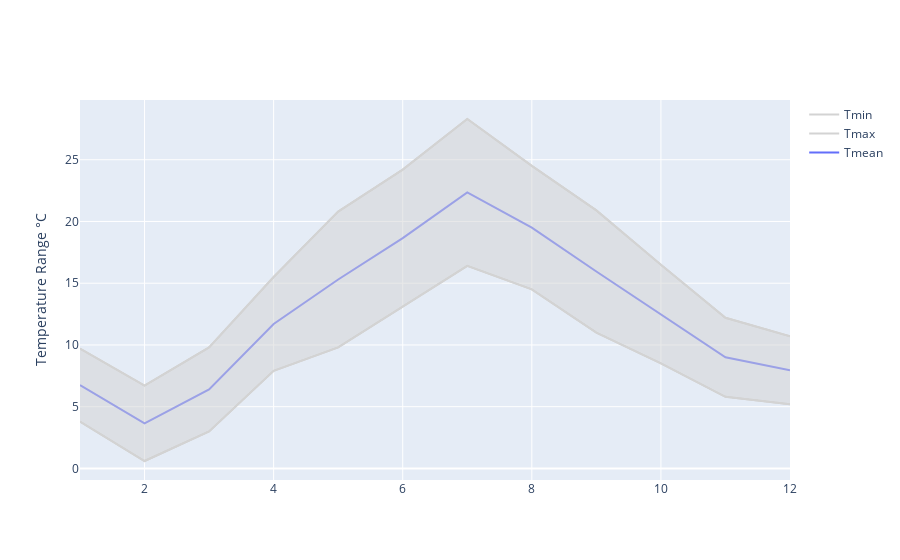

Here is the notebook cell this chart was saved with:
### Code cell
import plotly.graph_objects as go

fig = go.Figure()

fig.add_trace(go.Scatter(x=weather['Month'], y=weather['Tmean'], mode='lines', name='Tmean', line=dict(color='#636efa')))
fig.add_trace(go.Scatter(x=weather['Month'], y=weather['Tmax'], mode='lines', name='Tmax', line=dict(color='lightgrey')))
fig.add_trace(go.Scatter(x=weather['Month'], y=weather['Tmin'], mode='lines', name='Tmin', line=dict(color='lightgrey')))

fig.add_trace(go.Scatter(
    x=weather['Month'], 
    y=weather['Tmax'], 
    fill=None,
    mode='lines',
    line=dict(color='lightgrey'),
    showlegend=False
))

fig.add_trace(go.Scatter(
    x=weather['Month'], 
    y=weather['Tmin'], 
    fill='tonexty', 
    mode='lines', 
    line=dict(color='lightgrey'),
    showlegend=False
))

fig.update_layout(
    yaxis_title='Temperature Range °C',
    showlegend=True
)

fig.show()

### Figure 1 — Plotly figure (JSON) as saved in the notebook; plotly's stock layout.template omitted (floating-point values rounded to 4 significant figures)
{"data": [{"line": {"color": "#636efa"}, "mode": "lines", "name": "Tmean", "type": "scatter", "x": [1, 2, 3, 4, 5, 6, 7, 8, 9, 10, 11, 12], "y": [6.75, 3.65, 6.4, 11.7, 15.3, 18.65, 22.35, 19.5, 15.95, 12.5, 9, 7.95]}, {"line": {"color": "lightgrey"}, "mode": "lines", "name": "Tmax", "type": "scatter", "x": [1, 2, 3, 4, 5, 6, 7, 8, 9, 10, 11, 12], "y": [9.7, 6.7, 9.8, 15.5, 20.8, 24.2, 28.3, 24.5, 20.9, 16.5, 12.2, 10.7]}, {"line": {"color": "lightgrey"}, "mode": "lines", "name": "Tmin", "type": "scatter", "x": [1, 2, 3, 4, 5, 6, 7, 8, 9, 10, 11, 12], "y": [3.8, 0.6, 3, 7.9, 9.8, 13.1, 16.4, 14.5, 11, 8.5, 5.8, 5.2]}, {"line": {"color": "lightgrey"}, "mode": "lines", "showlegend": false, "type": "scatter", "x": [1, 2, 3, 4, 5, 6, 7, 8, 9, 10, 11, 12], "y": [9.7, 6.7, 9.8, 15.5, 20.8, 24.2, 28.3, 24.5, 20.9, 16.5, 12.2, 10.7]}, {"fill": "tonexty", "line": {"color": "lightgrey"}, "mode": "lines", "showlegend": false, "type": "scatter", "x": [1, 2, 3, 4, 5, 6, 7, 8, 9, 10, 11, 12], "y": [3.8, 0.6, 3, 7.9, 9.8, 13.1, 16.4, 14.5, 11, 8.5, 5.8, 5.2]}], "layout": {"showlegend": true, "yaxis": {"title": {"text": "Temperature Range °C"}}}}
